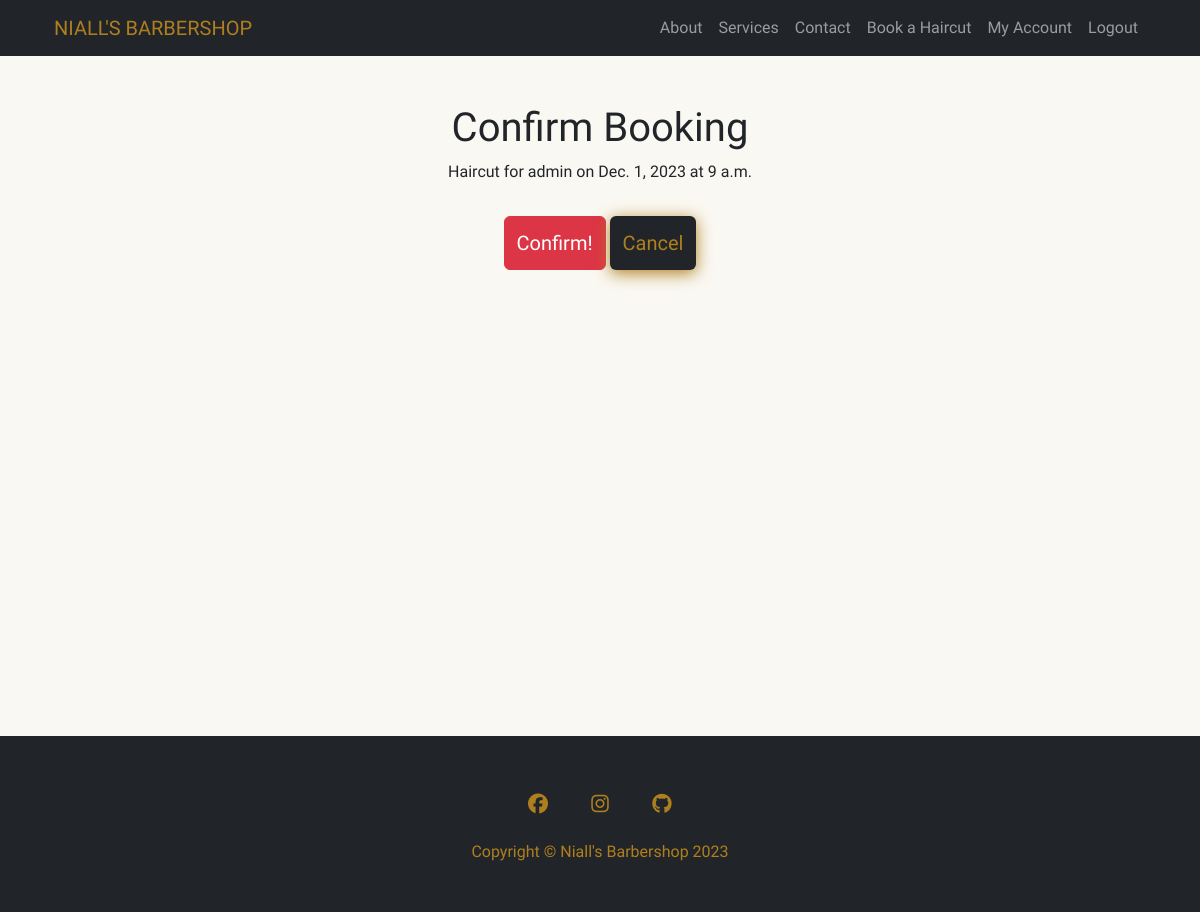
Screenshot of /booking/50/confirm/ (signed in) with the database file from the repository.
### booking_system/models.py (models this page shows, shortened)
class Booking(models.Model):
    username = models.ForeignKey(User, on_delete=models.CASCADE,
                                 related_name='username_booking')
    date_of_booking = models.DateField()
    service_name = models.ForeignKey(Services, on_delete=models.CASCADE,
                                     related_name='service_name_booking')
    start_time = models.TimeField(choices=BOOKING_TIME)
    end_time = models.TimeField(editable=False, blank=True, null=True)
    confirmed = models.BooleanField(default=False)
    message = models.CharField(max_length=500, blank=True)
    class Meta:
        ordering = ['date_of_booking', 'start_time']

class Services(models.Model):
    service_name = models.CharField(max_length=250)
    session_length = models.DurationField()
    cost = models.DecimalField(max_digits=8, decimal_places=2)
    description = models.CharField(max_length=500, blank=True)
    def __str__(self):
        return self.service_name

### booking_system/views.py (the view, shortened to what this page needs)
# urls.py: path('booking/<int:pk>/confirm/', views.ConfirmBookingView.as_view(),
class ConfirmBookingView(LoginRequiredMixin, UserPassesTestMixin, UpdateView):
    model = Booking
    template_name = 'booking_system/booking_confirm.html'
    fields = ['confirmed']
    success_url = reverse_lazy('booking-home')
    def test_func(self):
        return self.request.user.is_superuser

### booking_system/templates/booking_system/booking_confirm.html (shortened to what this page needs)
{% extends "base.html" %}{% load account %}
{% block content %}
<div class="container mt-5">
    <div class="m-3 text-center">
        <form method="POST" action="{% url 'booking-delete' booking.id %}" class="form mb-2 p-2 form-style" enctype="multipart/form-data">
            <h1 class="text-center pt-5">Confirm Booking</h1>
            <p>{{ booking.service_name }} for {{ booking.username }} on {{ booking.date_of_booking }} at {{ booking.start_time }}</p>
            <button type="submit" class="btn form-style btn-danger mt-3"><h5 class="pt-2">Confirm!</h5></button>
            <a href="{% url 'booking-detail' booking.id %}" class="btn form-style custom-button-dark-gold mt-3"><h5 class="pt-2">Cancel</h5></a>
        </form>
    </div>
</div>
{% endblock content %}

### static/css/style.css (style rules this page uses)
:root { --clr-gold: #af7f1f; --clr-light: #faf8f2; --clr-dark: #212529; }
body { font-family: 'Tenor Sans', sans-serif; background-color: var(--clr-light); }
h1, h2, h3, h4, h5 { font-family: 'Sancreek', serif; }
.custom-button-dark-gold { transition: .5s ease-in-out; background-color: var(--clr-dark); color: var(--clr-gold); box-shadow: 0 0.2rem 1rem var(--clr-gold); }

### rows the page displays
Booking: service_name "Haircut", username "admin", date_of_booking "Dec. 1, 2023", start_time "9 a.m."
